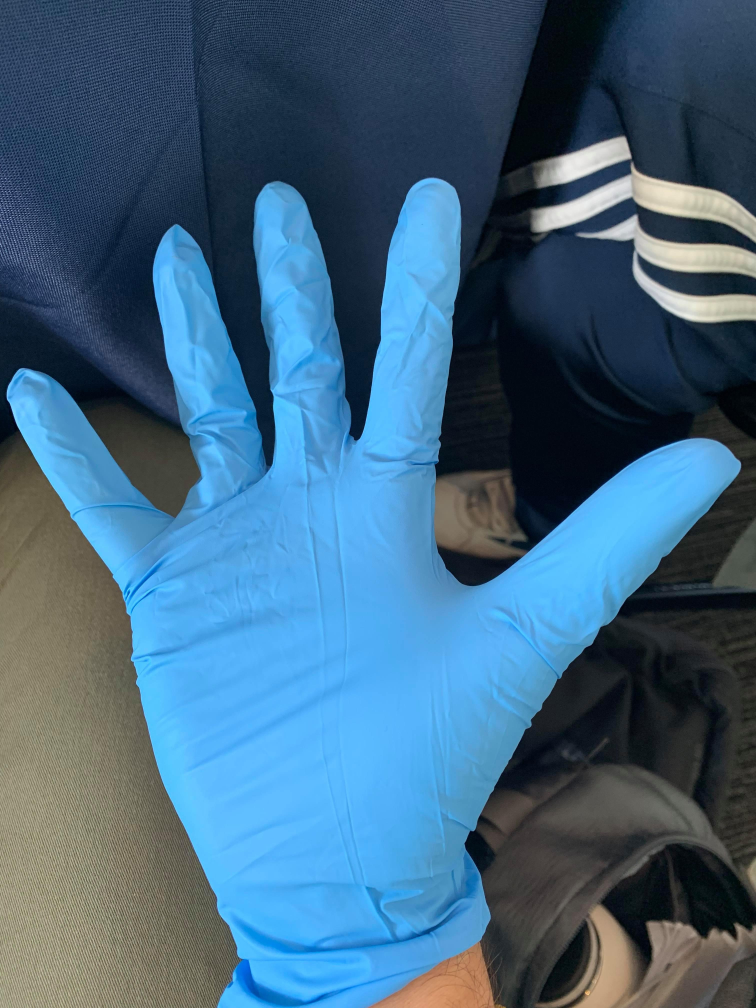
#> input picture color_detection/image.jpg, 3024 x 4032 px (shown at 1/4 size)
$ python -i detect.py   (imports and definitions only)
#> lines starting #> are read from the running program, lines starting #| are printed output that depends on the picture; after the words box and inside, x2 and y2 are one past the last pixel; in counts of white or black regions, pixels touching at a corner belong together
#> further down, picture is the input picture: shape (4032, 3024, 3); mean B, G, R 127.5, 101, 64.9
import sys; sys.path.insert(0, "/usr/local/lib/python3.7/site-packages")

# import the necessary packages
import numpy as np
import argparse
import cv2
import imutils

def initBounds(image):
    cnts = cv2.findContours(image.copy(), cv2.RETR_EXTERNAL,
        cv2.CHAIN_APPROX_SIMPLE)
    cnts = imutils.grab_contours(cnts)

    # keep max contour
    areas = [cv2.contourArea(c) for c in cnts]
    if len(areas) == 0:
        return (0, 0, 100000)
    max_idx = areas.index(max(areas))
    max_area = areas[max_idx]
    M = cv2.moments(cnts[max_idx])
    if M["m00"] == 0:
        return (0, 0, max_area)
    cX = int(M["m10"] / (M["m00"] + 0.1))
    cY = int(M["m01"] / (M["m00"] + 0.1))
    print ("DEBUG shape: ", image.shape)


def determineCentroid(image):
    # create NumPy arrays from the boundaries #BGR order
    lower = np.array([180, 0, 20], dtype = "uint8")
    upper = np.array([220, 100, 100], dtype = "uint8")


    # find the colors within the specified boundaries
    mask = cv2.inRange(image, lower, upper)
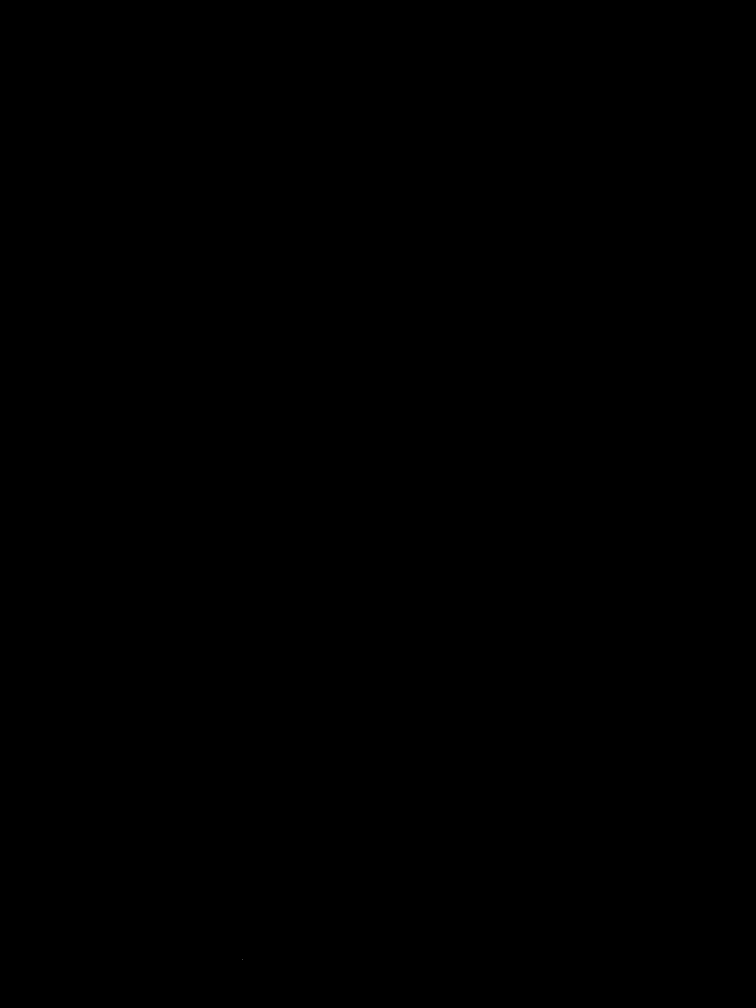
#> mask: shape (4032, 3024) (shown at 1/4 size); 0% white in thin lines or dots, all inside (x1, y1, x2, y2) = (971, 3839, 972, 3840)

    # preprocess the data/slows it down
    # blurred = cv2.GaussianBlur(mask, (5, 5), 0)
    # thresh = cv2.threshold(mask, 60, 255, cv2.THRESH_BINARY)[1]

    # find contours in the thresholded image
    cnts = cv2.findContours(mask.copy(), cv2.RETR_EXTERNAL,
        cv2.CHAIN_APPROX_SIMPLE)
#> cnts = 1 contour, all with area under 20
    cnts = imutils.grab_contours(cnts)
#> cnts = [[[971, 3839]]]

    # keep max contour
    areas = [cv2.contourArea(c) for c in cnts]
#> areas = [0]
    if len(areas) == 0:
        return (0, 0, 100000)
    max_idx = areas.index(max(areas))
#> max_idx = 0
    max_area = areas[max_idx]
#> max_area = 0

    M = cv2.moments(cnts[max_idx])
#> M = moments, m00 0
    if M["m00"] == 0:
        return (0, 0, max_area)
    cX = int(M["m10"] / (M["m00"] + 0.1))
    cY = int(M["m01"] / (M["m00"] + 0.1))

    # draw the contour and center of the shape on the image
    cv2.drawContours(mask, [cnts[max_idx]], -1, (0, 255, 0), 2)
    cv2.circle(mask, (cX, cY), 7, (255, 255, 255), -1)
    cv2.putText(image, "center", (cX - 20, cY - 20),
        cv2.FONT_HERSHEY_SIMPLEX, 0.5, (255, 255, 255), 2)

    # write the image and the mask
    cv2.imwrite("mask.jpg", mask)
    output = cv2.bitwise_and(image, image, mask = mask)

    cv2.imwrite("output.jpg", output)

    return (cX, cY, max_area)

# [7 lines of commented-out code are left out]

>>> import cv2
>>> picture = cv2.imread('image.jpg')
>>> result = determineCentroid(picture)
#> result = (0, 0, 0)
